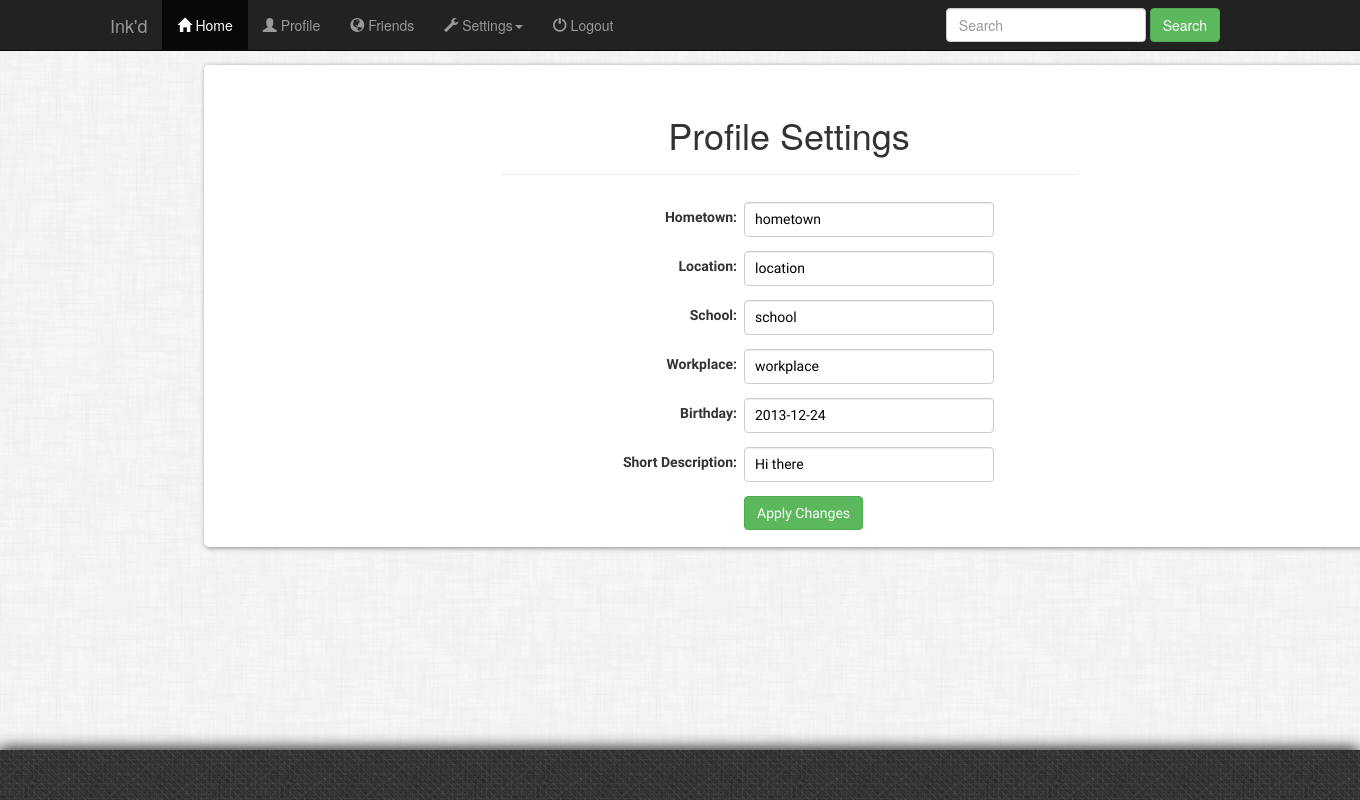
/html/index.php?page=profile_settings (signed in), run on the app's committed database.
### tables this page shows
CREATE TABLE IF NOT EXISTS user_info
(
	ui_id int(10) NOT NULL AUTO_INCREMENT,
	u_id int(10) NOT NULL,
	hometown VARCHAR(50) NOT NULL,
	location VARCHAR(50) NOT NULL,
	school VARCHAR(50) NOT NULL,
	workplace VARCHAR(50) NOT NULL,
	birthday DATE NOT NULL,
	description TEXT,
	PRIMARY KEY (ui_id),
	FOREIGN KEY (u_id) REFERENCES `user`(u_id) ON DELETE CASCADE
);

### scripts/get_profile_settings.php (the view, shortened to what this page needs)
<?php
$u_id = $_SESSION['u_id'];
$mysqli = connect();
$query = "SELECT * FROM user_info WHERE u_id='$u_id'";
$result=$mysqli->query($query);
if($result !== false && $result->num_rows > 0)
{
	$row = $result->fetch_assoc();
	$hometown = $row['hometown'];
	$location = $row['location'];
	$school = $row['school'];
	$workplace = $row['workplace'];
	$birthday = $row['birthday'];
	$description = $row['description'];
	$hometown = htmlentities($hometown);
	$location = htmlentities($location);
	$school = htmlentities($school);
	$workplace = htmlentities($workplace);
	$birthday = htmlentities($birthday);
	$description = htmlentities($description);
	?>
	<form id='ps_form'>
		<table id='form_table'>
		<tr>
			<td><label>Hometown:</label></td>
			<td><input id='hometown' class='form-control' type='text' name='hometown' maxlength='50' value='<?=$hometown ?>'></input></td>
		</tr>
		<tr>
			<td><label>Location:</label></td>
			<td><input id='location' class='form-control' type='text' name='location' maxlength='50' value='<?=$location ?>'</input></td>
		</tr>
		<tr>
			<td><label>School:</label></td>
			<td><input id='school' class='form-control' type='text' name='school' maxlength='50' value='<?=$school ?>'></input></td>
		</tr>
		<tr>
			<td><label>Workplace:</label></td>
			<td><input id='workplace' class='form-control' type='text' name='workplace' maxlength='50' value='<?=$workplace ?>'></td>
		</tr>
		<tr>
			<td><label>Birthday:</label></td>
			<td><input class='form-control' type='text' name='birthday' id='datepicker' readonly="readonly" value='<?=$birthday?>'></td>
		</tr>
		<tr>
			<td><label>Short Description:</label></td>
			<td><input id='description' class='form-control' type='text' name='description' maxlength='250' value='<?=$description?>'></td>
		</tr>
		<tr>
			<td></td>
			<td><input id='update_ps' class='btn btn-success' type='submit' name='submit' value='Apply Changes'></input></td>
		</tr>
		</table>
	</form>
	<?php
}
?>

### html/css/template.css (style rules this page uses)
* { margin:0px; padding:0px; }
html { overflow: -moz-scrollbars-vertical; overflow-y: scroll; }
#form_table { margin:auto; border:none; font-family:'Raleway', sans, serif; }
#form_table label { display:inline-block; text-align: right; padding-top:10px; padding-bottom:10px; font-size:14px; font-weight:bold; width:160px; }
#form_table input[type="text"], #form_table input[type="password"] { width:250px; height:35px; font-size:14px; padding:10px; margin:7px; color:black; }
#form_table input[type="submit"] { margin:7px; }
#datepicker { background-color:white; cursor:pointer; }

### data on the page
user_info: hometown "hometown", location "location", school "school", workplace "workplace", birthday "2013-12-24", description "Hi there"
